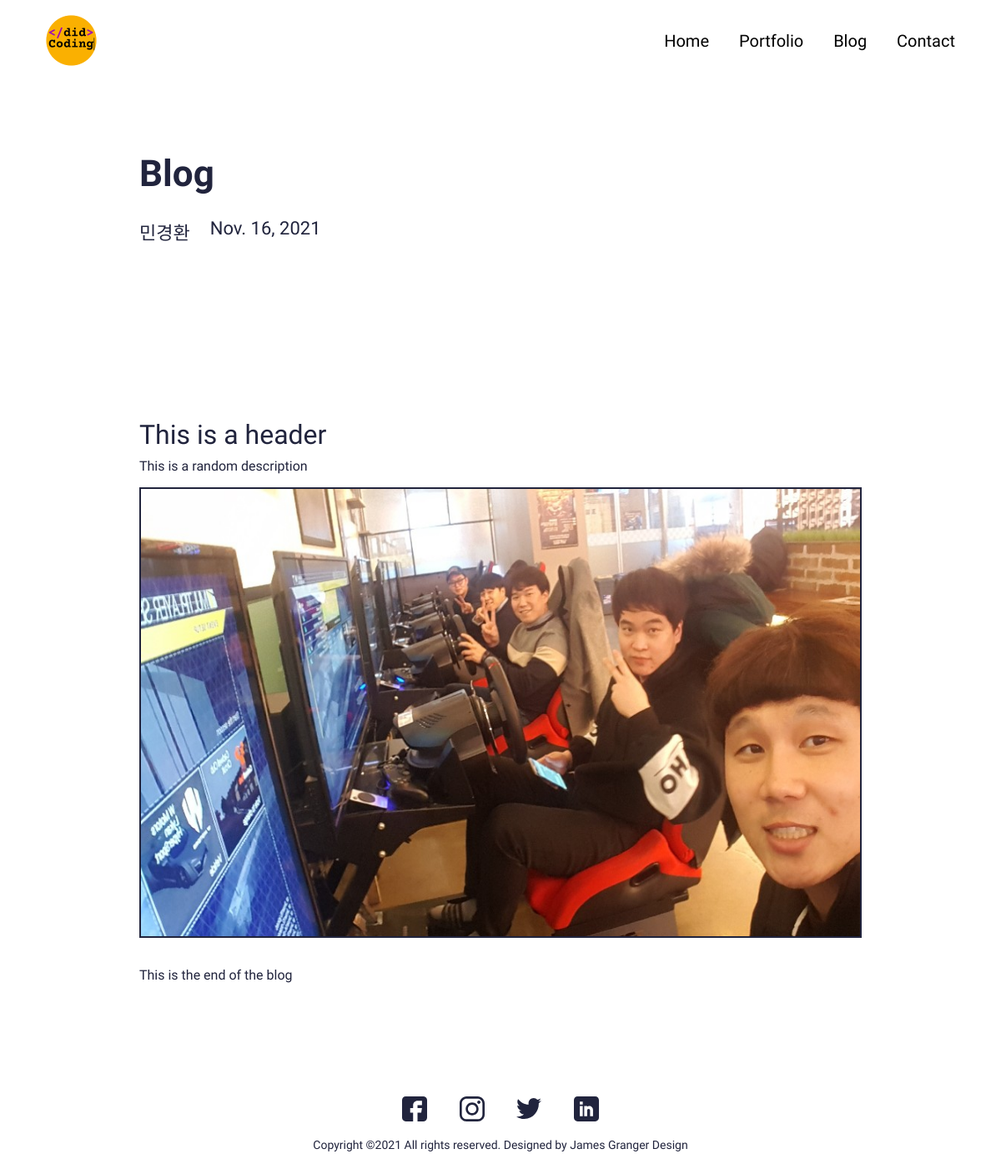
Screenshot of /blog/blog with the database file from the repository.
### main/models.py (models this page shows, shortened)
class Blog(models.Model):
    class Meta:
        verbose_name_plural = 'Blog Profiles'
        verbose_name = 'Blog'
        ordering = ["timestamp"]
    timestamp = models.DateTimeField(auto_now_add=True)
    author = models.CharField(max_length=200, blank=True, null=True)
    name = models.CharField(max_length=200, blank=True, null=True)
    description = models.CharField(max_length=500, blank=True, null=True)
    body = RichTextField(blank=True, null=True)
    slug = models.SlugField(null=True, blank=True)
    image = models.ImageField(blank=True, null=True, upload_to="blog")
    is_active = models.BooleanField(default=True)

### main/views.py (the view)
# urls.py: path('blog/<slug:slug>', views.BlogDetailView.as_view(), name="blog"),
class BlogDetailView(generic.DetailView):
	model = Blog
	template_name = "main/blog-detail.html"

### resume_app/context_processors.py (called while the page is built)
def project_context(request):
	context = {
		'me': User.objects.first(),
	}
	return context

### main/templates/main/blog-detail.html (shortened to what this page needs)
{% extends 'main/base.html' %}
{% load static %}
{% block content %}
<section>
  <div class="innerPageBannerCol">
    <div class="container">
      <div class="row g-4 g-md-3  align-items-center">
        <div class="col-md-6">
          <div class="bannerContent">
            <h1 class="xlTitle pb-md-3">{{object.name|title}}</h1>
          </div>
        </div>
      </div>
      <div class="row">
        <div class="col-md-auto">
          <div class="authorCol">
            <h4 class="smTitle pb-3">{{object.author|title}}</h4>
          </div>
        </div>
        <div class="col-md">
          <h4 class="smTitle pb-3">{{object.timestamp.date}}</h4>
        </div>
      </div>
    </div>
  </div>
</section>
<section>
  <div class="sectionSpaceSm">
    <div class="container">
      {{object.body|safe}}
    </div>
  </div>
</section>
{% endblock %}

### static/css/style.css (style rules this page uses)
:root { --primaryColor: #9C07B6; --primaryDarkColor: #3D0048; --primaryHoverColor: #900AA8; --secondaryColor: #F9B000; --baseColor: #21243D; --baseFont: 'Heebo', sans-serif; --titleFont: 'Courier Prime', monospace; --regular: 400; --medium: 500; --bold: 700; --black: 900; --lightBg: #F1F1F1; }
html { scroll-behavior: smooth; }
body { font-family: var(--baseFont); color: var(--baseColor); line-height: normal; }
img { max-width: 100%; }
.xlTitle { font-size: 44px; line-height: 1.3; font-weight: var(--bold); font-family: var(--titleFont) }
.smTitle { font-size: 22px; line-height: normal; font-weight: var(--regular); font-family: var(--titleFont) }
.sectionSpaceSm { padding: 35px 0; }
.innerPageBannerCol { padding: 180px 0 150px; }
@media (min-width:992px) { .container, .container-lg, .container-md, .container-sm, .container-xl, .container-xxl { max-width: 890px; } }

### rows the page displays
Blog: name "Blog", author "민경환", timestamp "Nov. 16, 2021", body "This is a header This is a random description This is the end of the blog", body (picture)
